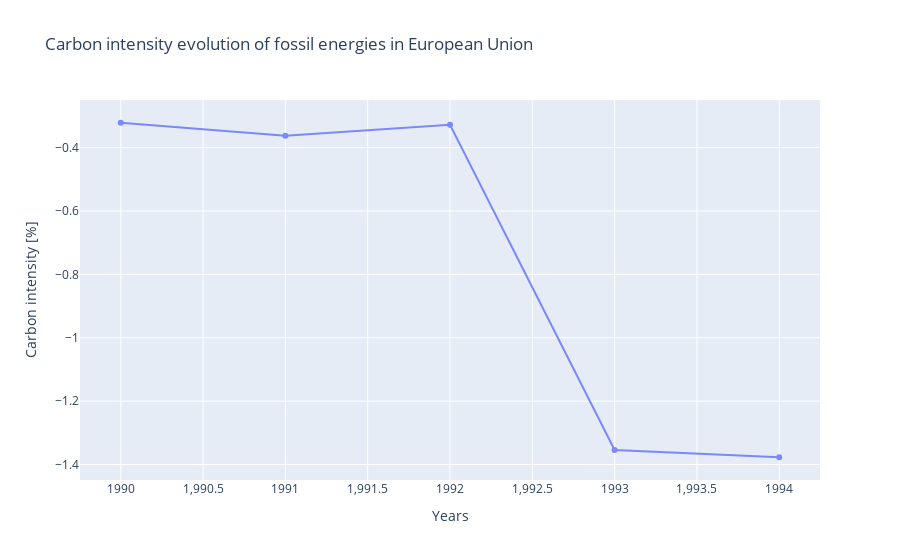

Notebook cell for this chart:
### Code cell
fossil_emi_rates_fact = list()
for i in range(len(fossil_emi_fact)-1):
    diff = (fossil_emi_fact[i+1] - fossil_emi_fact[i])/fossil_emi_fact[i]
    fossil_emi_rates_fact.append(diff*100)

data = [fossil_emi_rates_fact[-5:]] # behavior of the last five years
print(np.mean(data))
name_columns = ["  "]
title = "Carbon intensity evolution of fossil energies in European Union"
y_title = "Carbon intensity [%]"
visualize(data, name_columns, title, y_title, show=True)

### Figure 1 — Plotly figure (JSON) as saved in the notebook; plotly's stock layout.template omitted (floating-point values rounded to 4 significant figures)
{"data": [{"name": "  ", "opacity": 0.8, "type": "scatter", "x": [1990, 1991, 1992, 1993, 1994, 1995, 1996, 1997, 1998, 1999, 2000, 2001, 2002, 2003, 2004, 2005, 2006, 2007, 2008, 2009, 2010, 2011, 2012, 2013, 2014, 2015, 2016, 2017], "y": [-0.3215, -0.3626, -0.3277, -1.354, -1.377]}], "layout": {"legend": {"orientation": "v"}, "title": {"text": "Carbon intensity evolution of fossil energies in European Union"}, "xaxis": {"title": {"text": "Years"}}, "yaxis": {"title": {"text": "Carbon intensity [%]"}}}}
